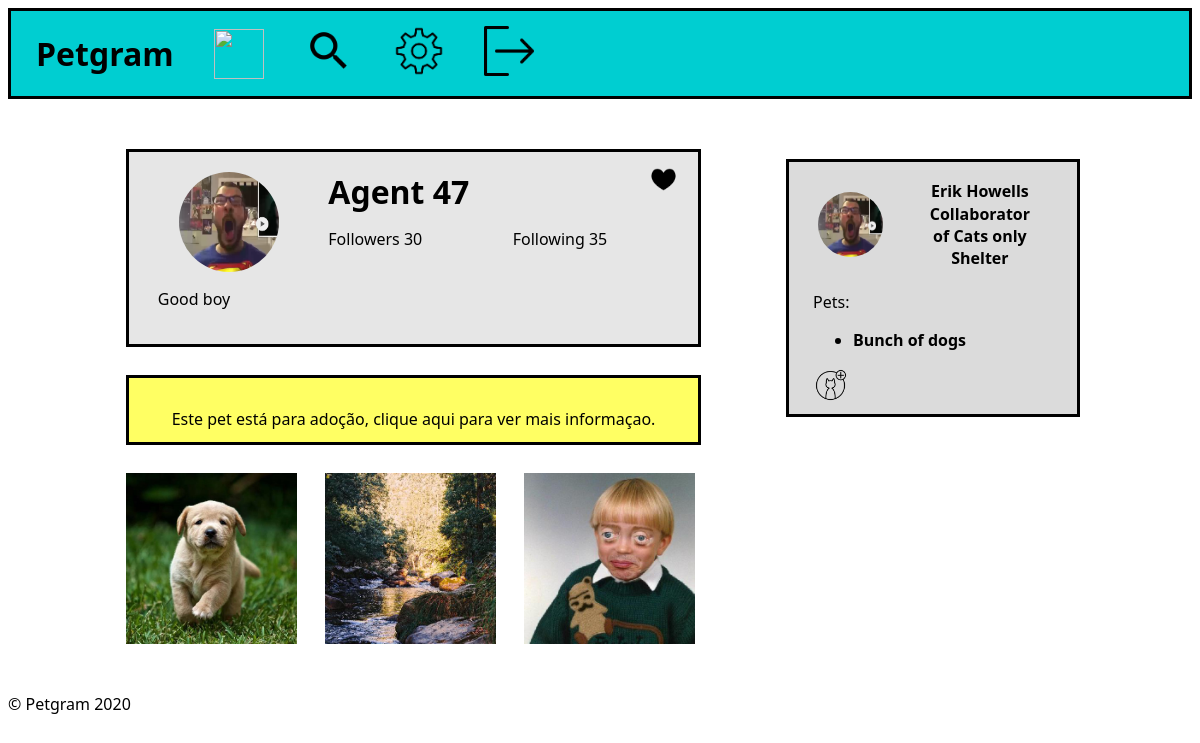
Before: /pet_profile.php?id=1 (signed in) with the older database file.
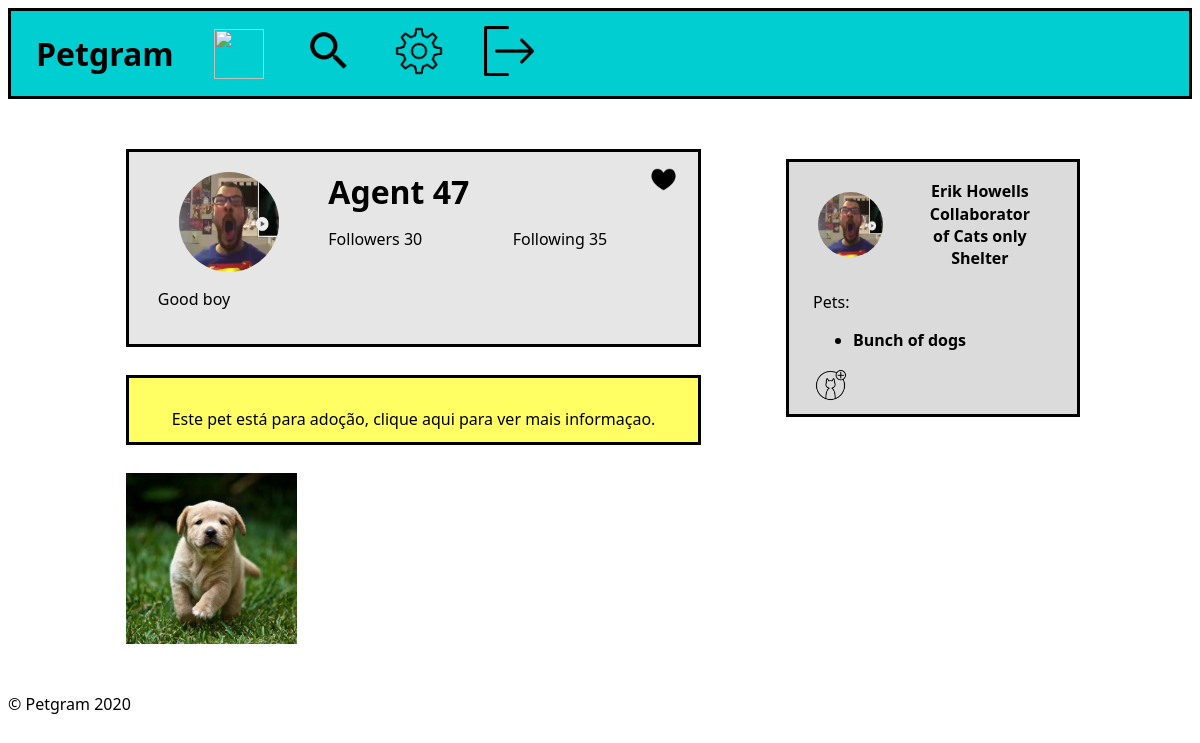
After: the same page with the newer database file.
### tables this page shows
CREATE TABLE Collaborator (
    userID    INTEGER     REFERENCES User (id) ON DELETE CASCADE,
    shelterID INTEGER     REFERENCES Shelter (id) ON DELETE CASCADE,
    admin     BOOLEAN,
    PRIMARY KEY (
        userID,
        shelterID
    )
);

CREATE TABLE Account (
    id INTEGER PRIMARY KEY,
    profilePic   INTEGER  REFERENCES ProfileImage (id) ON DELETE CASCADE,
    name CHAR
);

CREATE TABLE Pet (
    id           INTEGER  PRIMARY KEY,
    ownerID      INTEGER  REFERENCES Account (id) ON DELETE CASCADE,
    profilePic   INTEGER  REFERENCES ProfileImage (id) ON DELETE CASCADE,
    name         CHAR,
    bio          CHAR,
    description  CHAR,
    requirements CHAR
);

CREATE TABLE Post (
    id          INTEGER  PRIMARY KEY,
    petID       INTEGER  REFERENCES Pet (id) ON DELETE CASCADE,
    description CHAR,
    photo       INTEGER  UNIQUE,
    date        DATE
);

### database/user.php (called while the page is built, shortened)
<?php
function getUserPets()
{
    global $db;
    $user_id = $_SESSION['user']['id'];
    $stmt = $db->prepare('SELECT * FROM pet WHERE ownerID = ?');
    $stmt->execute([$user_id]);
    return $stmt->fetchAll();
}
function shelterCollaborator() {
    global $db;
    $user_id = $_SESSION['user']['id'];
    $stmt = $db->prepare('SELECT * FROM collaborator INNER JOIN shelter ON shelter.id = collaborator.shelterID INNER JOIN account ON account.id = shelter.id WHERE collaborator.userID = ?');
    $stmt->execute([$user_id]);
    return $stmt->fetchAll();
}

### database/pet.php (called while the page is built, shortened)
<?php
    function getPet($id) {
        global $db;
        $stmt = $db->prepare('SELECT * FROM pet WHERE id = ?');
        $stmt->execute([$id]);
        $pet = $stmt->fetch();
        return $pet;
    }
    function isPetOwner($pet_id) {
        global $db;
        $user_id = $_SESSION['user']['id'];
        $stmt = $db->prepare('SELECT * FROM pet WHERE id = ? AND ownerID = ?');
        $stmt->execute([$pet_id, $user_id]);
        $pet = $stmt->fetch();
        return $pet;
    }
    function getPetPosts($pet_id)
    {
        global $db;
        $stmt = $db->prepare('SELECT id, photo FROM post WHERE petId = ?');
        $stmt->execute([$pet_id]);
        $posts = $stmt->fetchAll();
        return $posts;
    }
?>

### database/favourite.php (called while the page is built, shortened)
<?php
    function isFavourite($account_id, $pet_id) {
        global $db;
        $stmt = $db->prepare('SELECT * FROM favourite WHERE accountID = ? AND petID = ?');
        $stmt->execute([$account_id, $pet_id]);
        return $stmt->fetch() != NULL;
    }

### pet_profile.php (the view, shortened to what this page needs)
<?php
include_once('database/connection.php');
include_once('database/favourite.php');
include_once('database/pet.php');
$id = $_GET['id'];
$pet = getPet($id);
?>
<!DOCTYPE html>
<html lang="en-US">
<head>
    <link href="css/home.css" rel="stylesheet">
</head>
<body>
    <?php include_once('hotbar.php') ?>
    <?php include_once('sidebar.php') ?>
    <section id="profile">
        <div id="top">
            <?php
            if (!isPetOwner($pet['id']))
                if (isFavourite($_SESSION['user']['id'], $pet['id']))
                    echo '<img id ="fav" src="images/favourited.png" alt="" width="35" height="35" onclick="unfavouritePet(' . $_SESSION['user']['id'] . ',' . $pet['id'] . ')">';
                else
                    echo '<img id ="fav" src="images/unfavourited.png" alt="" width="35" height="35" onclick="favouritePet(' . $_SESSION['user']['id'] . ',' . $pet['id'] . ')">';
            ?>
            <img id="petpic" src="images/profileImages/squared/<?php echo $pet['profilePic'] ?>.jpg" alt="" width="65" height="65">
            <h1 id="name"><?php echo $pet['name'] ?></h1>
            <p id="followers">Followers 30</p>
            <p id="following">Following 35</p>
            <p id="bio"><?php echo $pet['bio'] ?></p>
        </div>
        <div id="listing">
            <a href="listing.php?id=<?php echo $_GET['id']; ?>">
                <p id="warning">Este pet está para adoção, clique aqui para ver mais informaçao.</p>
            </a>
        </div>
        <div id="gallery">
            <?php
                $posts = getPetPosts($pet['id']);
                $numPosts = count($posts);
                $i = 0;
                while($i < $numPosts)
                {
                    $j = 0;
                    echo '<div class="row">';
                    while($j < 3 && $i < $numPosts)
                    {
                        echo '<a href="post.php?id='.$posts[$i]['id'].'"><img src="images/petImages/squared/'.$posts[$i]['photo'].'.jpg" alt="" width="65" height="65"></a>';
                        $j++;
                        $i++;
                    }
                    echo '</div>';
                }
            ?>
        </div>
    </section>
    <footer>
        <p>&copy; Petgram 2020</p>
    </footer>
</body>
</html>

### hotbar.php
<div id="hotBar">
    <a href="index.php"><h1>Petgram</h1></a>
    <a href="index.php"><img src="images/home.png" alt="" width="50" height="50"></a>
    <a href="search_page.php"><img src="images/search.png" alt="" width="50" height="50"></a>
    <a href="user_settings.php"><img src="images/settings.png" alt="" width="50" height="50"></a>
    <a href="logout_action.php"><img src="images/logout.png" alt="Log out icon" width="50" height="50"></a>
</div>

### sidebar.php (shortened to what this page needs)
<?php
include_once('database/user.php');
$user_pets = getUserPets();
$shelters = shelterCollaborator();
?>
<aside id="sideBar">
    <div id="user">
        <img src="images/pfp.png" alt="" width="65" height="65">
        <div id="username">
            <p><?php echo $_SESSION['user']['name'] ?></p>
            <p>
                <?php
                $nShelter = count($shelters);
                if($nShelter > 0) {
                    echo 'Collaborator of ' . $shelters[0]['name'];
                }
                ?>
            </p>
        </div>
    </div>
    <p>Pets:</p>
    <ul>
        <?php
        if (count($user_pets) == 0)
            echo '<li>No pets yet</li>';
        else
            foreach ($user_pets as $user_pet)
                echo '<a href="pet_profile.php?id=' . $user_pet['id'] . '">
                    <li>' . $user_pet['name'] . '</li>
                  </a>'
        ?>
    </ul>
    <a href="add_pet.php"><img src="images/petAdd.png" alt="" width="35" height="35"></a>
</aside>

### css/home.css (style rules this page uses)
body { font-family: 'Segoe UI', Tahoma, Geneva, Verdana, sans-serif; }
#hotBar { display: flex; border-top-style: solid; border-right-style: solid; border-bottom-style: solid; border-left-style: solid; border-bottom-color: black; padding: 5px; background-color: darkturquoise; }
#hotBar a { margin: auto 10px auto 10px; width: min-content; height: min-content; padding: 0%; }
#hotBar * { margin: 10px; }
#sideBar { border-top-style: solid; border-right-style: solid; border-bottom-style: solid; border-left-style: solid; border-bottom-color: black; height: auto; width: 20%; position: fixed; right: 0; background-color: rgb(219, 219, 219); overflow-x: hidden; margin-top: 5%; margin-right: 10%; padding: 1% 2%; }
#sideBar #user { display: flex; }
#sideBar #user img { color: black; margin: auto 5% auto 2%; border-radius: 50%; }
#sideBar #user #username { padding: 2% 5% 2% 10%; }
#sideBar #user p { margin: 1px; text-align: center; font-weight: bold; }
#sideBar ul { font-weight: bold; }
#sideBar a { display: flex; }
a { color: black; color: inherit; text-decoration: inherit; }
#profile { margin: 50px 10% 0px 10%; }
#profile > * { width: 60%; height: auto; }
#profile #top { position: relative; display: grid; grid-template-columns: 35% auto auto; grid-template-rows: 35% 15% 50%; border-top-style: solid; border-right-style: solid; border-left-style: solid; border-bottom-style: solid; color: black; background-color: rgb(230, 230, 230); margin-bottom: 3%; }
#profile #top #fav { position: absolute; top: 5%; right: 3%; cursor: pointer; }
#profile #top #petpic { margin: 10% auto 5% auto; width: 100px; height: 100px; border-radius: 50%; grid-column: 1 / 2; grid-row: 1 / 3; }
#profile #top #name { margin: 5% 0 2% 0; font-size: 200%; grid-column: 2 / 4; grid-row: 1 / 2; }
#profile #top #followers { margin: 5% 0 auto 0; grid-column: 2 / 3; grid-row: 2 / 3; }
#profile #top #following { margin: 5% 0 auto 0; grid-column: 3 / 4; grid-row: 2 / 3; }
#profile #top #bio { margin: 7% 5% auto 5%; grid-column: 1 / 4; grid-row: 3 / 4; }
#profile #listing { border-top-style: solid; border-right-style: solid; border-left-style: solid; border-bottom-style: solid; margin-bottom: 3%; background-color: rgba(255, 255, 0, 0.61); }
#profile #listing #warning { text-align: center; width: auto; margin: 2%; }
#profile #gallery { display: flex; flex-direction: column; }
#profile #gallery .row { display: grid; grid-template-columns: 30% 30% 30%; grid-template-rows: 30%; grid-column-gap: 5%; margin-bottom: 5%; }
#profile #gallery .row * { width: 100%; height: auto; }
#profile #listing { padding: 2% 0px 0px 0px; }

Changed rows visible on the page:
removed post: shows a picture
removed post: shows a picture
